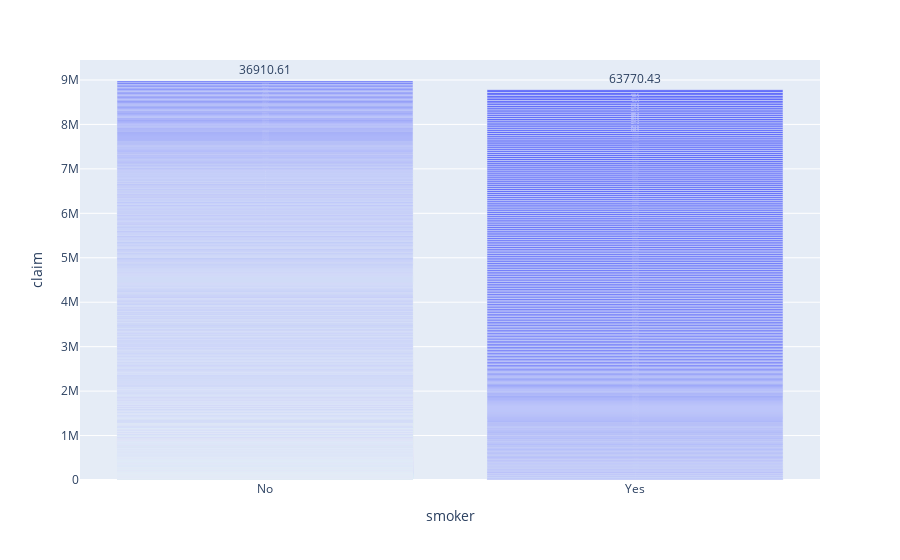

Notebook cell for this chart:
### Markdown cell above
# distribution of insurance claims by smoker

### Code cell
fig = px.bar(data, x="smoker", y="claim", text="claim")
fig.show()

### Figure 1 — Plotly figure (JSON) as saved in the notebook; plotly's stock layout.template omitted (floating-point values rounded to 4 significant figures; data arrays with more than 128 entries replaced by an {"elided": "..."} marker saying what was removed)
{"data": [{"alignmentgroup": "True", "hovertemplate": "smoker=%{x}<br>claim=%{text}<extra></extra>", "legendgroup": "", "marker": {"color": "#636efa", "pattern": {"shape": ""}}, "name": "", "offsetgroup": "", "orientation": "v", "showlegend": false, "text": {"elided": "1340 float values"}, "textposition": "auto", "type": "bar", "x": {"elided": "1340 str values"}, "xaxis": "x", "y": {"elided": "1340 float values"}, "yaxis": "y"}], "layout": {"barmode": "relative", "legend": {"tracegroupgap": 0}, "margin": {"t": 60}, "xaxis": {"anchor": "y", "domain": [0, 1], "title": {"text": "smoker"}}, "yaxis": {"anchor": "x", "domain": [0, 1], "title": {"text": "claim"}}}}
